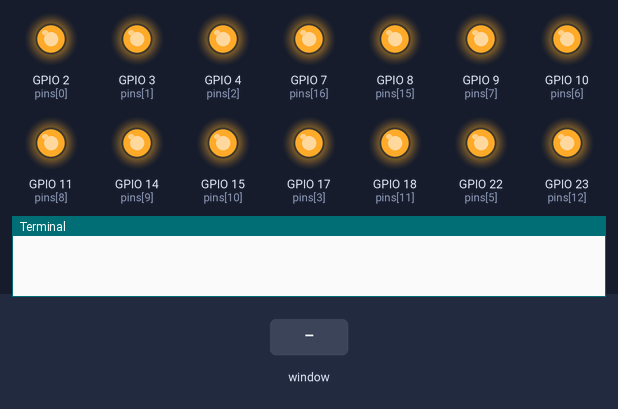
Recording of a program running on a simulated Raspberry Pi (BCM pin numbers). On the bench: output pins drawn as LEDs (lit = HIGH), the last lines printed to the terminal. Inputs (shaded band) come from the test bench. The desktop window is not drawn, its controls go by their first labels and the mouse button is held 0.15 s.

Above: at 1.2 s.
1.3 s: control labelled "2" in the window clicked
At 1.7 s:
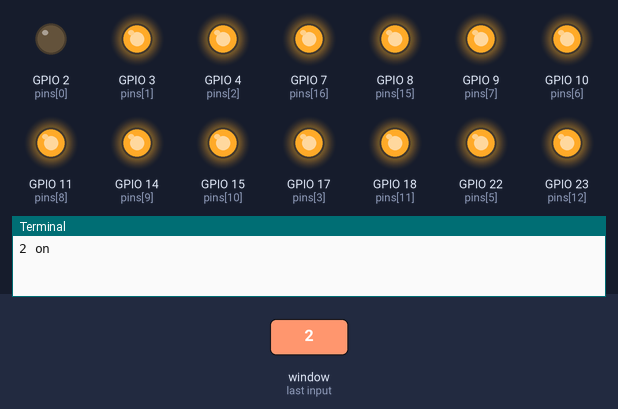
2.8 s: control labelled "3" in the window clicked
At 4.0 s:
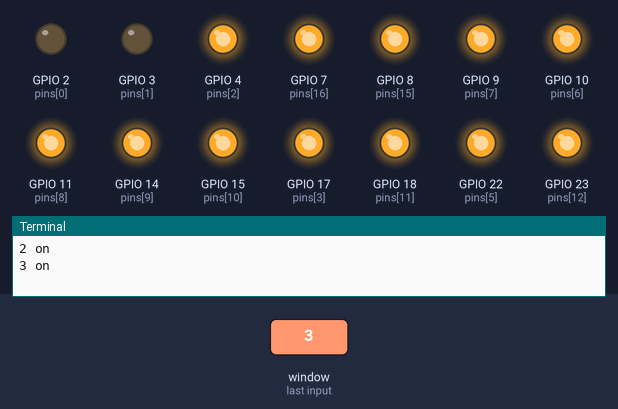
4.3 s: control no. 2 labelled "2" in the window clicked
At 5.2 s:
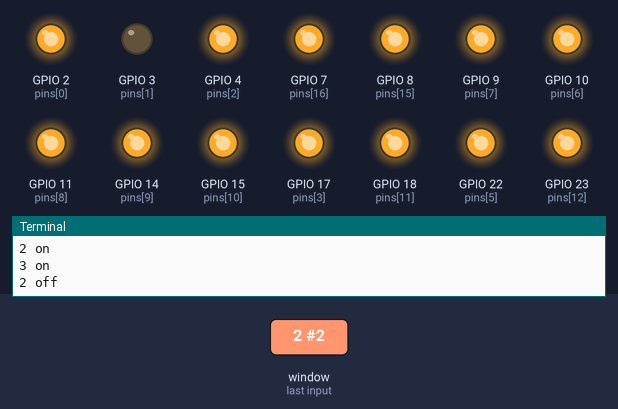
5.8 s: control labelled "4" in the window clicked
At 6.4 s:
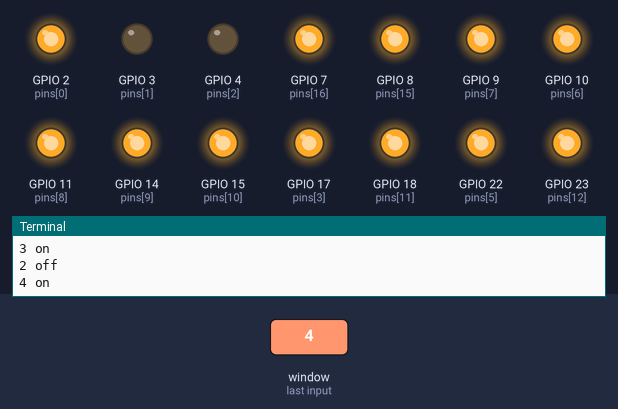
7.3 s: control no. 2 labelled "3" in the window clicked
At 8.5 s:
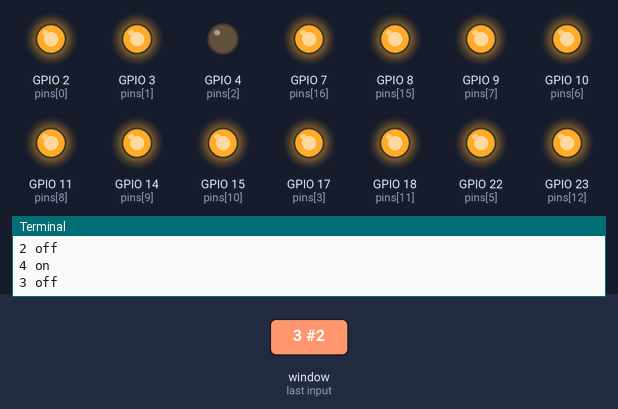
8.8 s: control labelled "17" in the window clicked
At 9.8 s:
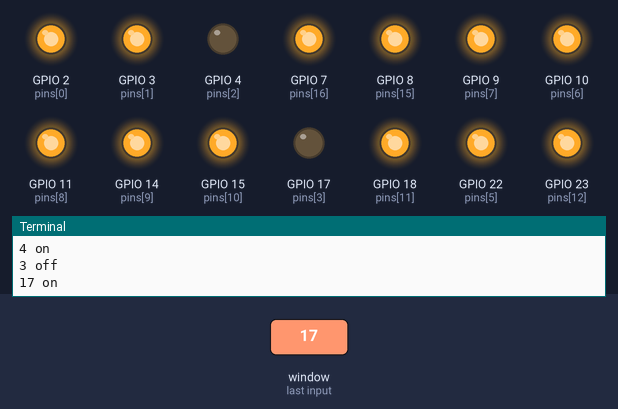
Timing chart, 0 to 11.3 s (numbered marks = the images above; inputs shaded):
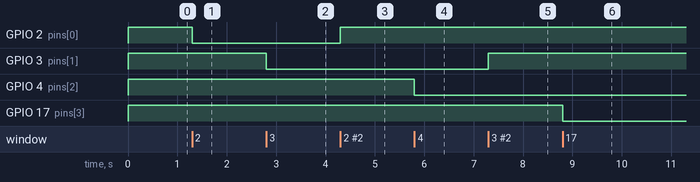

Measured:
- after the input at 1.3 s, GPIO 2 (pins[0]): HIGH → LOW at once
- after the input at 2.8 s, GPIO 3 (pins[1]): HIGH → LOW at once
- after the input at 4.3 s, GPIO 2 (pins[0]): LOW → HIGH at once
- after the input at 5.8 s, GPIO 4 (pins[2]): HIGH → LOW at once
- after the input at 7.3 s, GPIO 3 (pins[1]): LOW → HIGH at once
- after the input at 8.8 s, GPIO 17 (pins[3]): HIGH → LOW at once

The program:

pythonGPIObuttons.py
```python
#!/usr/bin/python
#this depends on RPi.GPIO https://pypi.python.org/packages/source/R/RPi.GPIO/

import RPi.GPIO as GPIO
GPIO.setmode(GPIO.BCM)
pins = [2, 3, 4, 17, 27, 22, 10, 9, 11, 14, 15, 18, 23, 24, 25, 8, 7]
for pin in pins: #iterate through the array list declared above
    GPIO.setup(pin, GPIO.OUT) #set up the pin as an output
    GPIO.output(pin, 1) #turn the pin off (0 is on)

from Tkinter import * #for the interface

#define a function for setting the pin states, so that we can call it later
def pinOut(pin, state):
    print pin, state #remember that for the pin state 1 means off and 0 means on
    if state == 'on':
        stateNumber = 0
    if state == 'off':
        stateNumber = 1
    GPIO.output(pin, stateNumber)

def setAll(state):
    print 'Turning them all', state
    if state == 'on':
        stateNumber = 0
    if state == 'off':
        stateNumber = 1
    for pin in pins:
        GPIO.output(pin, stateNumber)
        print pin, state

controlWindow = Tk() #we're going to create a window full of buttons
controlWindow.title('GPIO Output Buttons') #set the title of the window
onColour = 'green' #the colour of the on buttons we'll use below
offColour = 'red' #the colour of the off buttons
columnNumber = 0 #initialize a variable for counting the columns

for pin in pins:
    #make two buttons (on and off) for each pin in the array declared above
    Button(controlWindow, text=pin, background=onColour, command=lambda pin=pin: pinOut(pin, 'on')).grid(row=1, column=columnNumber)
    Button(controlWindow, text=pin, background=offColour, command=lambda pin=pin: pinOut(pin, 'off')).grid(row=2, column=columnNumber)
    columnNumber = columnNumber + 1 #increase this variable by one to prepare for the next iteration
#create allOn and allOff buttons
Button(controlWindow, text='all', background=onColour, command=lambda: setAll('on')).grid(row=1, column=columnNumber)
Button(controlWindow, text='all', background=offColour, command=lambda: setAll('off')).grid(row=2, column=columnNumber)
controlWindow.mainloop() #show the window
```
